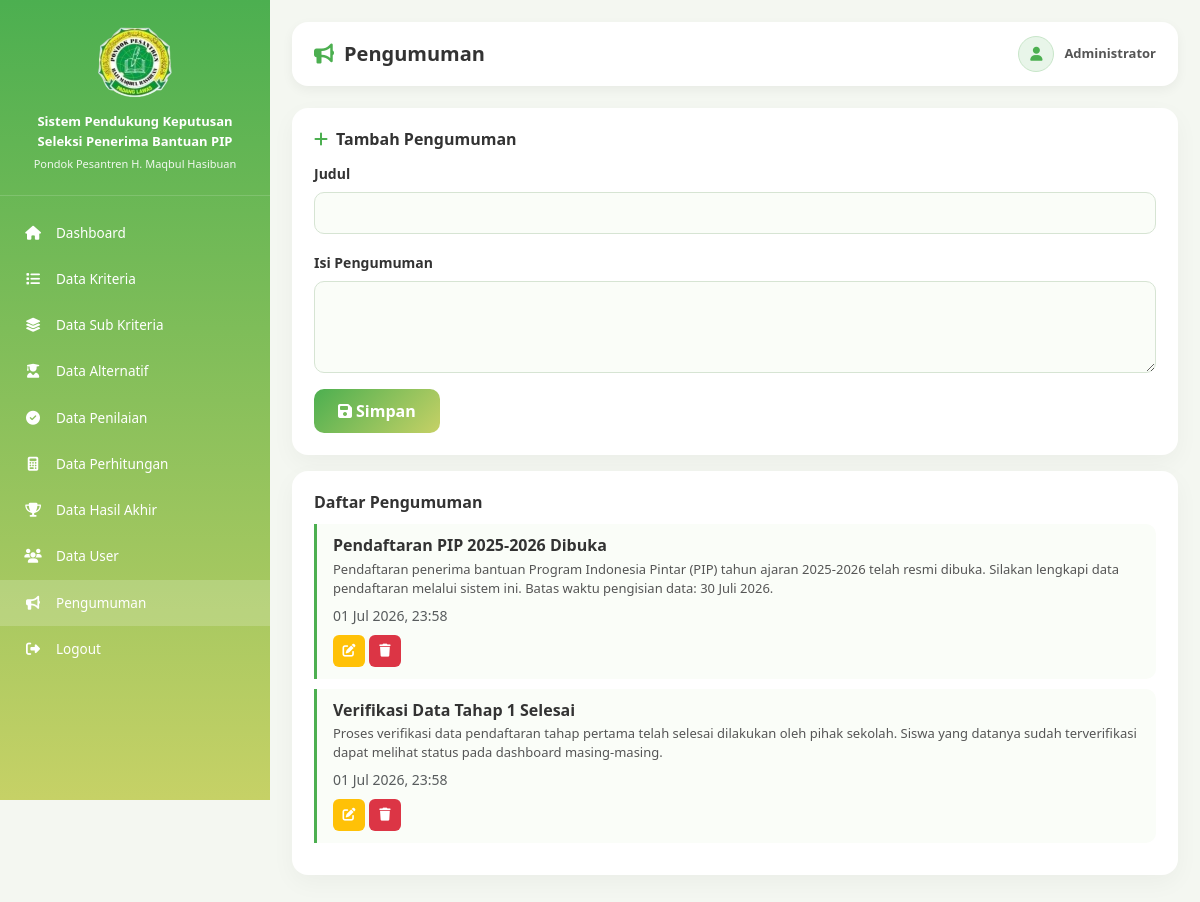
The page /views/admin/pengumuman/index.php (signed in) on the database its author committed.
### tables this page shows
CREATE TABLE IF NOT EXISTS pengumuman (
    id INT AUTO_INCREMENT PRIMARY KEY,
    judul VARCHAR(200),
    isi TEXT,
    created_by INT,
    created_at TIMESTAMP DEFAULT CURRENT_TIMESTAMP
);

### views/admin/pengumuman/index.php (the view, shortened to what this page needs)
<?php
require_once '../../../config/koneksi.php';
$pesan = ''; $edit_data = null;
$list = mysqli_query($koneksi, "SELECT * FROM pengumuman ORDER BY created_at DESC");
?>
<!DOCTYPE html>
<html lang="en"><head><?php include '../../layouts/head.php'; ?></head>
<body><?php include '../../layouts/sidebar_admin.php'; ?>
<div class="content">
    <div class="navbar-custom">
        <div class="page-title"><i class="fa fa-bullhorn"></i><h4>Pengumuman</h4></div>
        <div class="user-box"><div class="user-icon"><i class="fa fa-user"></i></div><div class="user-name"><?php echo htmlspecialchars($_SESSION['nama'] ?? 'Admin'); ?></div></div>
    </div>
    <div class="card-custom mb-3">
        <h6 style="font-weight:bold;margin-bottom:12px;"><i class="fa fa-<?php echo $edit_data?'edit':'plus'; ?> me-2" style="color:var(--primary);"></i><?php echo $edit_data?'Edit':'Tambah'; ?> Pengumuman</h6>
        <form method="POST">
            <div class="mb-3"><label class="form-label fw-bold small">Judul</label><input type="text" name="judul" class="form-control" required value="<?php echo htmlspecialchars($edit_data['judul'] ?? ''); ?>"></div>
            <div class="mb-3"><label class="form-label fw-bold small">Isi Pengumuman</label><textarea name="isi" class="form-control" rows="4" required><?php echo htmlspecialchars($edit_data['isi'] ?? ''); ?></textarea></div>
            <button type="submit" class="btn-simpan"><i class="fa fa-save me-1"></i><?php echo $edit_data?'Update':'Simpan'; ?></button>
        </form>
    </div>
    <div class="card-custom">
        <h6 style="font-weight:bold;margin-bottom:12px;">Daftar Pengumuman</h6>
        <?php if (mysqli_num_rows($list) > 0): ?>
            <?php while ($row = mysqli_fetch_assoc($list)): ?>
            <div style="border-left:3px solid var(--primary);padding:12px 16px;margin-bottom:10px;background:#fafdf8;border-radius:0 10px 10px 0;">
                <div class="d-flex justify-content-between align-items-start flex-wrap gap-2">
                    <div>
                        <h6 style="font-weight:bold;margin-bottom:4px;"><?php echo htmlspecialchars($row['judul']); ?></h6>
                        <p style="font-size:13px;color:#555;margin-bottom:4px;"><?php echo nl2br(htmlspecialchars($row['isi'])); ?></p>
                        <small class="text-muted"><?php echo date('d M Y, H:i', strtotime($row['created_at'])); ?></small>
                    </div>
                    <div class="d-flex gap-1">
                        <a href="index.php?edit=<?php echo $row['id']; ?>" class="btn-icon edit"><i class="fa fa-edit"></i></a>
                        <a href="index.php?hapus=<?php echo $row['id']; ?>" class="btn-icon delete" onclick="return confirm('Hapus?')"><i class="fa fa-trash"></i></a>
                    </div>
                </div>
            </div>
            <?php endwhile; ?>
        <?php else: ?>
            <p class="text-center text-muted py-3">Belum ada pengumuman.</p>
        <?php endif; ?>
    </div>
</div>
<?php include '../../layouts/footer.php'; ?></body></html>

### public/assets/css/style.css (style rules this page uses)
:root { --primary: #4caf50; --primary-dark: #388e3c; --primary-light: #c6d166; --bg: #f4f7f1; --card-bg: #ffffff; --text: #333333; --text-muted: #777777; --border: #d6e4d3; --sidebar-w: 270px; --radius: 16px; --radius-sm: 10px; --shadow: 0 4px 12px rgba(0,0,0,0.05); --shadow-lg: 0 8px 24px rgba(0,0,0,0.04); --transition: 0.3s ease; }
* { margin: 0; padding: 0; box-sizing: border-box; }
body { font-family: 'Segoe UI', Arial, Helvetica, sans-serif; background: var(--bg); overflow-x: hidden; color: var(--text); }
a { text-decoration: none; color: inherit; }
.content { margin-left: var(--sidebar-w); padding: 22px; min-height: 100vh; transition: margin-left var(--transition); }
.navbar-custom { background: var(--card-bg); padding: 14px 22px; border-radius: var(--radius); display: flex; justify-content: space-between; align-items: center; box-shadow: var(--shadow); margin-bottom: 22px; flex-wrap: wrap; gap: 10px; }
.page-title { display: flex; align-items: center; gap: 10px; }
.page-title i { font-size: 20px; color: var(--primary); }
.page-title h4 { margin: 0; font-size: 20px; font-weight: bold; color: var(--text); }
.user-box { display: flex; align-items: center; gap: 10px; }
.user-icon { width: 36px; height: 36px; border-radius: 50%; background: #e8f5e9; color: var(--primary); display: flex; justify-content: center; align-items: center; font-size: 14px; border: 1px solid #c8e6c9; }
.user-name { font-size: 13px; font-weight: bold; color: #555; }
.card-custom { background: var(--card-bg); border-radius: var(--radius); border: none; box-shadow: var(--shadow-lg); padding: 22px; margin-bottom: 22px; }
.form-control, .form-select { height: 42px; border-radius: var(--radius-sm); border: 1px solid var(--border); background: #fafdf8; padding-left: 14px; font-size: 13px; }
textarea.form-control { height: auto; min-height: 80px; }
.btn-simpan { background: linear-gradient(135deg, var(--primary), var(--primary-light)); color: white; border: none; border-radius: var(--radius-sm); padding: 10px 24px; font-weight: bold; transition: var(--transition); min-height: 44px; }
.btn-icon { border: none; width: 32px; height: 32px; border-radius: 6px; display: inline-flex; align-items: center; justify-content: center; font-size: 13px; transition: var(--transition); color: white; }
.btn-icon.edit { background: #ffc107; }
.btn-icon.delete { background: #dc3545; }

### rows shown on the page
pengumuman: judul "Pendaftaran PIP 2025-2026 Dibuka", isi "Pendaftaran penerima bantuan Program Indonesia Pintar (PIP) tahun ajaran 2025-2026 telah resmi dibuka. Silakan lengkapi data pendaftaran melalui sistem ini. Batas waktu pengisian data: 30 Juli 2026.", created_at "01 Jul 2026, 23:58"
pengumuman: judul "Verifikasi Data Tahap 1 Selesai", isi "Proses verifikasi data pendaftaran tahap pertama telah selesai dilakukan oleh pihak sekolah. Siswa yang datanya sudah terverifikasi dapat melihat status pada dashboard masing-masing.", created_at "01 Jul 2026, 23:58"

### other values the page prints
$_SESSION['nama'] "Administrator"
